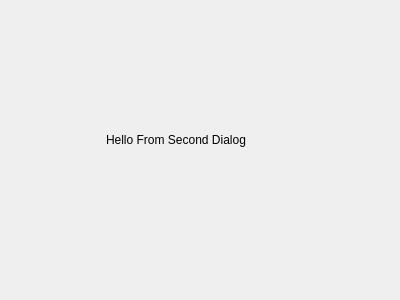
<?xml version="1.0" encoding="UTF-8"?>
<ui version="4.0">
 <class>SecDialog</class>
 <widget class="QDialog" name="SecDialog">
  <property name="geometry">
   <rect>
    <x>0</x>
    <y>0</y>
    <width>400</width>
    <height>300</height>
   </rect>
  </property>
  <property name="windowTitle">
   <string>Dialog</string>
  </property>
  <widget class="QLabel" name="label">
   <property name="geometry">
    <rect>
     <x>106</x>
     <y>130</y>
     <width>171</width>
     <height>20</height>
    </rect>
   </property>
   <property name="text">
    <string>Hello From Second Dialog</string>
   </property>
  </widget>
 </widget>
 <resources/>
 <connections/>
</ui>
